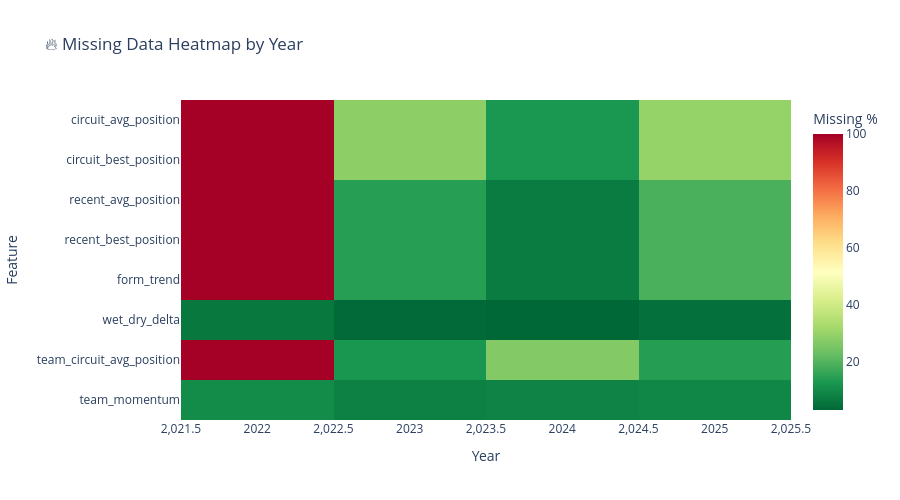

Notebook code cell kept with this figure:
### Code cell
# Missing data patterns by year
if historical_features:
    missing_by_year = df.groupby('year')[historical_features].apply(
        lambda x: x.isnull().sum() / len(x) * 100
    ).T
    
    fig = px.imshow(
        missing_by_year,
        labels=dict(x="Year", y="Feature", color="Missing %"),
        title='🔥 Missing Data Heatmap by Year',
        aspect='auto',
        color_continuous_scale='RdYlGn_r',
        height=500
    )
    fig.show()

### Figure 1 — Plotly figure (JSON) as saved in the notebook; plotly's stock layout.template omitted (floating-point values rounded to 4 significant figures)
{"data": [{"coloraxis": "coloraxis", "hovertemplate": "Year: %{x}<br>Feature: %{y}<br>Missing %: %{z}<extra></extra>", "name": "0", "type": "heatmap", "x": [2022, 2023, 2024, 2025], "xaxis": "x", "y": ["circuit_avg_position", "circuit_best_position", "recent_avg_position", "recent_best_position", "form_trend", "wet_dry_delta", "team_circuit_avg_position", "team_momentum"], "yaxis": "y", "z": [[100.0, 28.45, 12.75, 29.71], [100.0, 28.45, 12.75, 29.71], [100.0, 14.44, 7.171, 19.05], [100.0, 14.44, 7.171, 19.05], [100.0, 14.44, 7.171, 19.05], [6.41, 3.501, 3.187, 4.762], [100.0, 12.47, 26.89, 14.29], [10.26, 8.096, 8.566, 9.297]]}], "layout": {"coloraxis": {"colorbar": {"title": {"text": "Missing %"}}, "colorscale": [[0, "rgb(0,104,55)"], [0.1, "rgb(26,152,80)"], [0.2, "rgb(102,189,99)"], [0.3, "rgb(166,217,106)"], [0.4, "rgb(217,239,139)"], [0.5, "rgb(255,255,191)"], [0.6, "rgb(254,224,139)"], [0.7, "rgb(253,174,97)"], [0.8, "rgb(244,109,67)"], [0.9, "rgb(215,48,39)"], [1, "rgb(165,0,38)"]]}, "height": 500, "title": {"text": "🔥 Missing Data Heatmap by Year"}, "xaxis": {"anchor": "y", "domain": [0, 1], "title": {"text": "Year"}}, "yaxis": {"anchor": "x", "autorange": "reversed", "domain": [0, 1], "title": {"text": "Feature"}}}}
